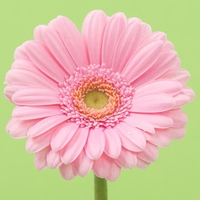
#> input picture exams/2024-spring/section-2/flower01.jpg, 200 x 200 px; its folder holds 4 pictures in this run
$ python q2.py
#> lines starting #> are read from the running program, lines starting #| are printed output that depends on the picture
import os
import numpy as np
from PIL import Image
from sklearn.decomposition import PCA
import matplotlib.pyplot as plt

# Load and flatten color images
image_list = [f"flower{str(i).zfill(2)}.jpg" for i in range(1, 16)]
image_data = []

for img_name in image_list:
    with Image.open(img_name) as img:
#> img is the input picture: PIL image 200x200 RGB; mean R, G, B 218.4, 191.4, 165.5
        img = img.convert('RGB')  # Keep color
        img = img.resize((64, 64))  # Resize for uniformity
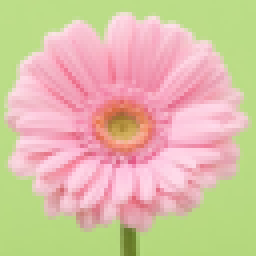
#> img: PIL image 64x64 RGB (shown 4 times larger); mean R, G, B 218.4, 191.4, 165.5
        img_array = np.array(img).astype(np.float32)  # (64, 64, 3)
        img_flat = img_array.flatten()  # (64*64*3,)
#> img_flat = 12288 values, max 255 at index 855, min 39 at index 11234, mean 191.8
        image_data.append(img_flat)
#> pass 2 of the loop `for img_name in image_list:`:
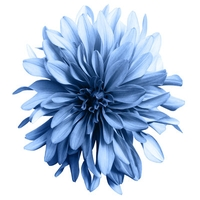
#> input picture exams/2024-spring/section-2/flower02.jpg, 200 x 200 px
#> img is the input picture: PIL image 200x200 RGB; mean R, G, B 182.8, 200, 222.7
#> `img = img.resize((64, 64))`:
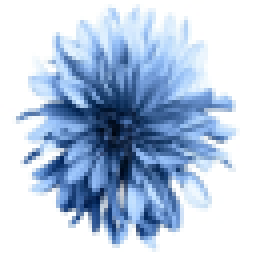
#> img: PIL image 64x64 RGB (shown 4 times larger); mean R, G, B 182.7, 199.9, 222.6
#> img_flat = 12288 values, max 255 at index 0, min 0 at index 5064, mean 201.7
#> pass 3 of the loop `for img_name in image_list:`:
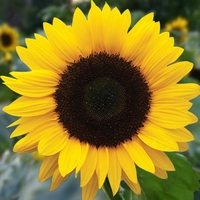
#> input picture exams/2024-spring/section-2/flower03.jpg, 200 x 200 px
#> img is the input picture: PIL image 200x200 RGB; mean R, G, B 144.4, 124.3, 34.5
#> `img = img.resize((64, 64))`:
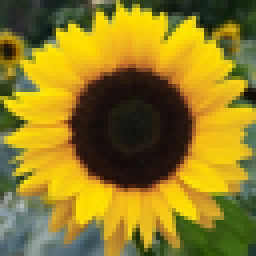
#> img: PIL image 64x64 RGB (shown 4 times larger); mean R, G, B 144.4, 124.3, 34.5
#> img_flat = 12288 values, max 255 at index 678, min 0 at index 668, mean 101
#> (the run stopped early here; a loop or call above may not have finished)
